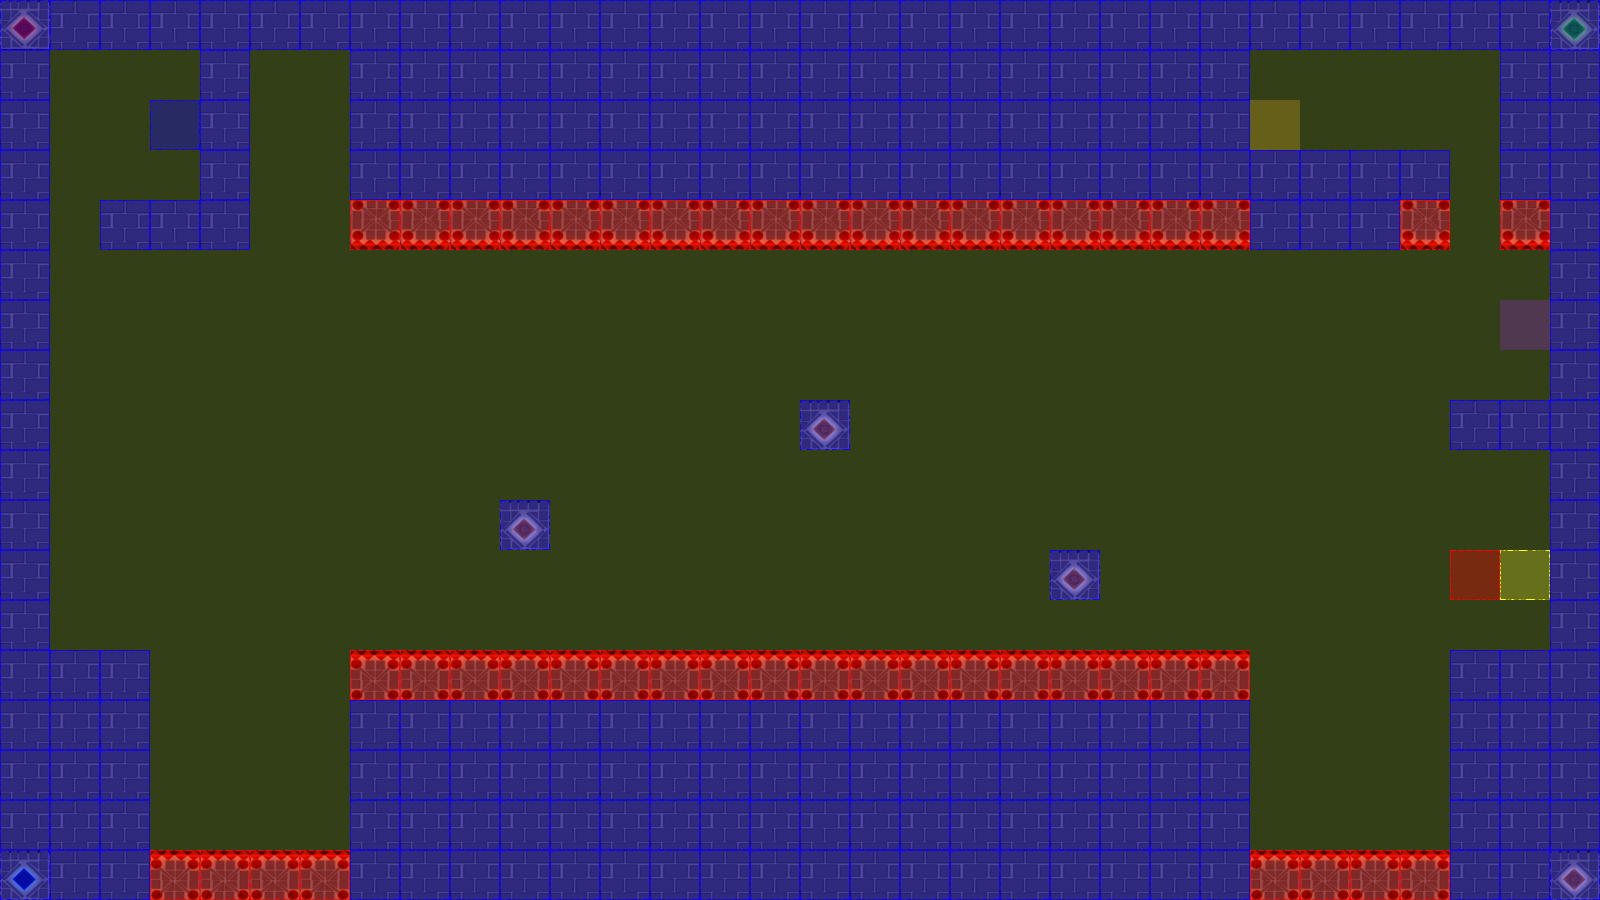

A 2D game scene composited from a Tiled map and its tileset images. What follows is a short description and the map's XML, with each tile layer's data collapsed to a summary:
An orthogonal 32x18 tile map with 50x50 px tiles, 3 tile layers (terrain, collision, event), 2 tilesets.

<map version="1.0" orientation="orthogonal" renderorder="left-up" width="32" height="18" tilewidth="50" tileheight="50" nextobjectid="3">
 <tileset firstgid="1" name="castleTile" tilewidth="50" tileheight="50" tilecount="36" columns="6">
  <image source="tiles/castleTile.png" width="300" height="300" />
 </tileset>
 <tileset firstgid="37" name="collisionTile" tilewidth="50" tileheight="50" tilecount="12" columns="3">
  <image source="tiles/collisionTile.png" width="150" height="200" />
 </tileset>
 <layer name="terrain" width="32" height="18">
  <data>[576 cells, 279 non-empty, 7 distinct tile ids]</data>
 </layer>
 <layer name="collision" width="32" height="18">
  <data>[576 cells, 576 non-empty, 3 distinct tile ids]</data>
 </layer>
 <layer name="event" width="32" height="18">
  <data>[576 cells, 5 non-empty, 5 distinct tile ids]</data>
 </layer>
</map>
